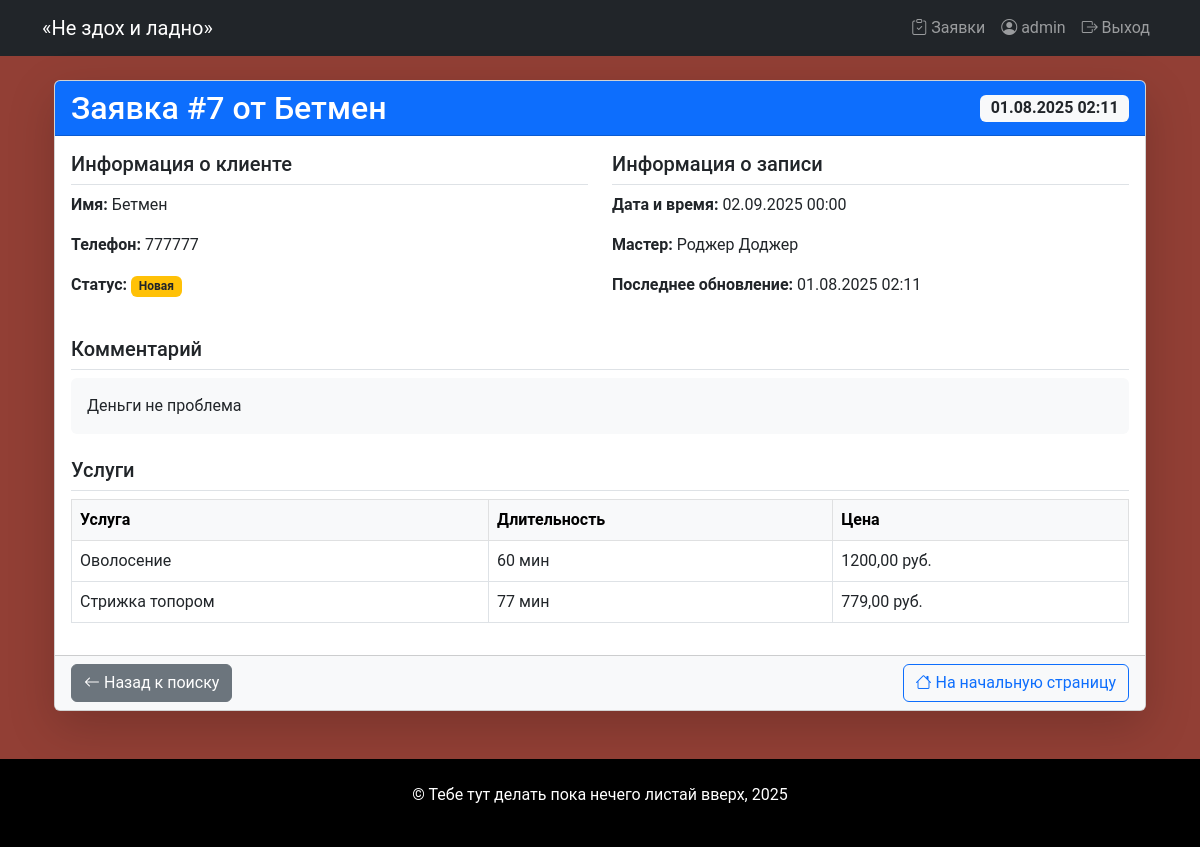
/order/7/ (signed in), run on the app's committed database.
### core/models.py (models this page shows, shortened)
class Order(models.Model):
    STATUS_CHOICES = [
        ('not_approved', 'Не подтверждена'),
        ('new', 'Новая'),
        ('confirmed', 'Подтверждена'),
        ('cancelled', 'Отменена'),
        ('completed', 'Выполнена')
    ]
    client_name = models.CharField(max_length=100, verbose_name="Имя клиента")
    phone = models.CharField(max_length=20, verbose_name="Телефон")
    comment = models.TextField(blank=True, verbose_name="Комментарий")
    status = models.CharField (
        max_length=50,
        choices=STATUS_CHOICES,
        default="not_approved",
        verbose_name="Статус")
    date_created = models.DateTimeField(auto_now_add=True, verbose_name="Дата создания")
    date_updated = models.DateTimeField(null=True, auto_now=True, verbose_name="Дата обновления")
    master = models.ForeignKey(
        "Master",
        on_delete=models.SET_NULL,
        null=True,
        blank=True,
        verbose_name="Мастер")
    services = models.ManyToManyField(
        "Service",
        related_name="orders",
        verbose_name="Услуги"
    )
    appointment_date = models.DateTimeField(verbose_name="Дата и время записи")
    class Meta:
        verbose_name = "Запись"
        verbose_name_plural="Записи"

class Master(models.Model):
    name = models.CharField(max_length=150, verbose_name="Имя")
    photo = models.ImageField(upload_to="masters/", blank=True, verbose_name="Фотография", null=True)
    phone = models.CharField(max_length=20, verbose_name="Телефон")
    address = models.CharField(max_length=256, verbose_name="Адрес")
    experience = models.PositiveIntegerField(
        verbose_name="Стаж работы",
        help_text="Опыт работы в годах")
    services = models.ManyToManyField(
        "Service",
        related_name="masters",
        verbose_name="Услуги")
    is_active = models.BooleanField(
        default=True,
        verbose_name="Активен")
    class Meta:
        verbose_name = "Мастер"
        verbose_name_plural="Мастера"

class Service(models.Model):
    name = models.CharField(max_length=200, verbose_name="Название")
    description = models.TextField(blank=True, verbose_name="Описание")
    price = models.DecimalField(
        max_digits=10,
        decimal_places=2,
        verbose_name="Цена")
    duration = models.PositiveIntegerField (verbose_name="Длительность", help_text="Время выполнения в минутах")
    is_popular = models.BooleanField(default=False,  verbose_name="Популярная услуга")
    image = models.ImageField(
        null=True,
        upload_to="services/",
        blank=True,
        verbose_name="Изображение")
    class Meta:
        verbose_name = "Услуга"
        verbose_name_plural="Услуги"

### core/views.py (the view)
# urls.py: path('order/<int:pk>/', order_detail, name='order_detail'),
@login_required
def order_detail(request, pk):
    order  = get_object_or_404(Order, pk=pk)
    return render(request, 'order_detail.html', {'order': order})

### core/context_processors.py (called while the page is built)
def menu_barbershop(request):
    menu_context = [
        {"name": "Главная", "url": reverse("landing")},
        {"name": "О нас", "url": reverse("landing") + "#about"},
        {"name": "Преимущества", "url": reverse("landing") + "#benefits"},
        {"name": "Мастера", "url": reverse("landing") + "#masters"},
        {"name": "Услуги", "url": reverse("landing") + "#services"},
        {"name": "Запись", "url": reverse("landing") + "#booking"},
        {"name": "Спасибо", "url": reverse("thanks")},
    ]
    return menu_context

### templates/order_detail.html
{% extends 'base.html' %}
{% block content %}
<div class="container">
    <div class="card shadow-lg">
        <div class="card-header bg-primary text-white">
            <div class="d-flex justify-content-between align-items-center">
                <h2 class="mb-0">Заявка #{{ order.id }} от {{ order.client_name }}</h2>
                <span class="badge bg-light text-dark fs-6">
                    {{ order.date_created|date:"d.m.Y H:i" }}
                </span>
            </div>
        </div>
        <div class="card-body">
            <div class="row mb-4">
                <div class="col-md-6">
                    <h5 class="border-bottom pb-2">Информация о клиенте</h5>
                    <p><strong>Имя:</strong> {{ order.client_name }}</p>
                    <p><strong>Телефон:</strong> {{ order.phone }}</p>
                    <p><strong>Статус:</strong>
                        <span class="badge
                            {% if order.status == 'completed' %}bg-success
                            {% elif order.status == 'cancelled' %}bg-danger
                            {% elif order.status == 'confirmed' %}bg-primary
                            {% else %}bg-warning text-dark{% endif %}">
                            {{ order.get_status_display }}
                        </span>
                    </p>
                </div>
                <div class="col-md-6">
                    <h5 class="border-bottom pb-2">Информация о записи</h5>
                    <p><strong>Дата и время:</strong> {{ order.appointment_date|date:"d.m.Y H:i" }}</p>
                    <p><strong>Мастер:</strong>
                        {% if order.master %}
                        {{ order.master.name }}
                        {% else %}
                        <span class="text-muted">Не назначен</span>
                        {% endif %}
                    </p>
                    <p><strong>Последнее обновление:</strong> {{ order.date_updated|date:"d.m.Y H:i" }}</p>
                </div>
            </div>
            <div class="row mb-4">
                <div class="col-12">
                    <h5 class="border-bottom pb-2">Комментарий</h5>
                    <div class="bg-light p-3 rounded">
                        {% if order.comment %}
                        {{ order.comment }}
                        {% else %}
                        <span class="text-muted">Комментарий не оставлен</span>
                        {% endif %}
                    </div>
                </div>
            </div>
            <div class="row">
                <div class="col-12">
                    <h5 class="border-bottom pb-2">Услуги</h5>
                    <div class="table-responsive">
                        <table class="table table-bordered">
                            <thead class="table-light">
                                <tr>
                                    <th>Услуга</th>
                                    <th>Длительность</th>
                                    <th>Цена</th>
                                </tr>
                            </thead>
                            <tbody>
                                {% for service in order.services.all %}
                                <tr>
                                    <td>{{ service.name }}</td>
                                    <td>{{ service.duration }} мин</td>
                                    <td>{{ service.price }} руб.</td>
                                </tr>
                                {% empty %}
                                <tr>
                                    <td colspan="3" class="text-center text-muted">
                                        Услуги не выбраны
                                    </td>
                                </tr>
                                {% endfor %}
                            </tbody>
                        </table>
                    </div>
                </div>
            </div>
        </div>
        <div class="card-footer bg-light">
            <div class="d-flex justify-content-between">
                <a href="{% url 'orders_list' %}" class="btn btn-secondary">
                    <i class="bi bi-arrow-left"></i> Назад к поиску
                </a>
                <a href="{% url 'landing' %}" class="btn btn-outline-primary">
                    <i class="bi bi-house"></i> На начальную страницу
                </a>
            </div>
        </div>
    </div>
</div>
{% endblock %}

### templates/includes/menu.html (shortened to what this page needs)
<nav class="navbar navbar-expand-lg navbar-dark bg-dark">
    <div class="container">
        <a class="navbar-brand" href="{% url 'landing' %}">«Не здох и ладно»</a>
        <div class="collapse navbar-collapse" id="navbarNav">
            <ul class="navbar-nav">
                {% if user.is_authenticated %}
                <li class="nav-item">
                    <a class="nav-link" href="{% url 'orders_list' %}">
                        <i class="bi bi-clipboard-check"></i> Заявки
                    </a>
                </li>
                <li class="nav-item">
                    <a class="nav-link" href="#">
                        <i class="bi bi-person-circle"></i> {{ user.username }}
                    </a>
                </li>
                <li class="nav-item">
                    <a class="nav-link" href="{% url 'logout' %}">
                        <i class="bi bi-box-arrow-right"></i> Выход
                    </a>
                </li>
                {% endif %}
            </ul>
        </div>
    </div>
</nav>

### static/css/main.css (style rules this page uses)
body { background-color: #7c170cd3; font-family: "Roboto", sans-serif; }

### data on the page
Order: id "7", client_name "Бетмен", date_created "01.08.2025 02:11", phone "777777", status "Новая", appointment_date "02.09.2025 00:00", master.name "Роджер Доджер", date_updated "01.08.2025 02:11", comment "Деньги не проблема"
Service: name "Оволосение", duration "60", price "1200,00"
Service: name "Стрижка топором", duration "77", price "779,00"

### other printed values
{{ user.username }} "admin"
